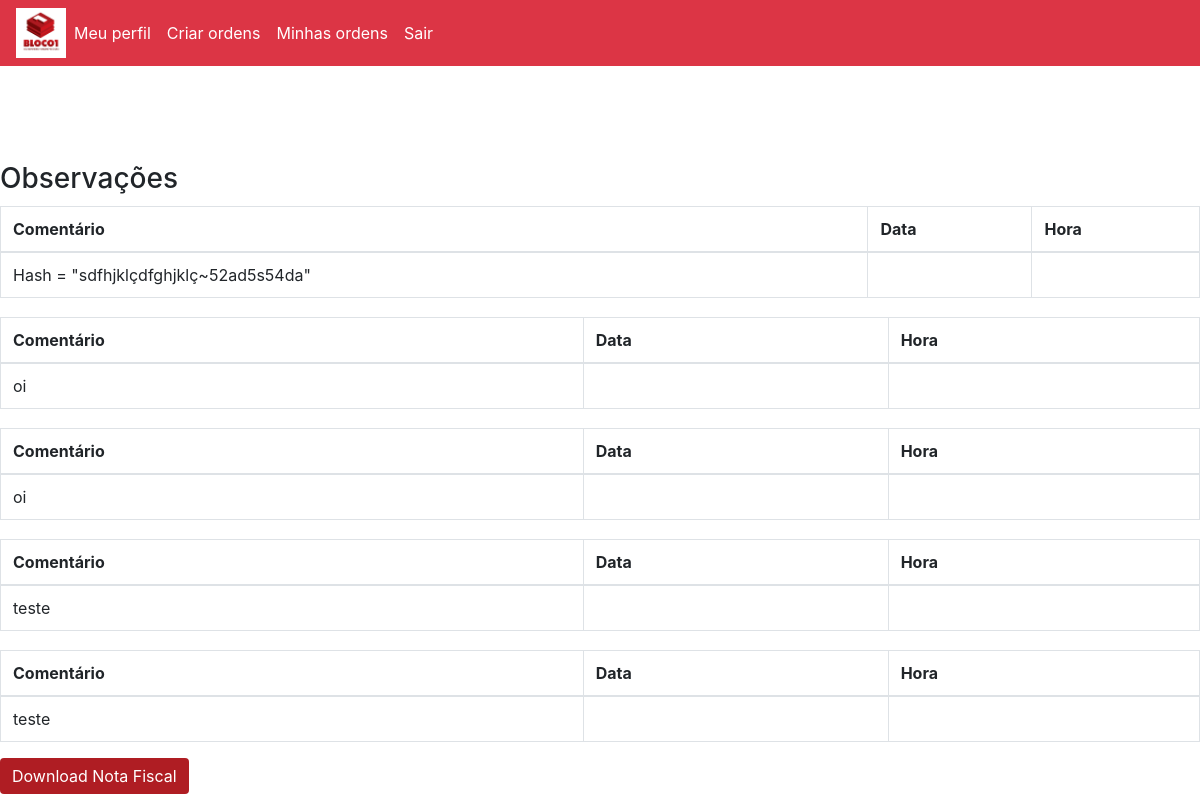
The app's page /adm/ordens.php (signed in) with its own data.
### tables this page shows
CREATE TABLE `comentarios` (
  `id` int(11) NOT NULL,
  `comentario` varchar(300) NOT NULL,
  `cod_ordens` varchar(20) NOT NULL,
  `data` varchar(30) NOT NULL,
  `hora` varchar(30) NOT NULL
);

### Telas/sessao.php (called while the page is built, shortened)
<?php
$nivel=$_SESSION['nivel'];
if($nivel == 2 || $nivel == 3){
    $nivel=$_SESSION['nivel'];
}else{
    $logado = $_SESSION['email'];
    $nivel=$_SESSION['nivel'];
}
?>

### adm/ordens.php (the view, shortened to what this page needs)
<head>
  <link rel="stylesheet" type="text/css" href="../style/style.css">
</head>
<?php
include "../Telas/sessao.php";
if ($nivel == 1) {
  include "../adm/menu.php";
} else {
  include "../Telas/menu.php";
}
include "../Back/conexao.php";
$cod_ordens = $_GET['cod'];
  ?>
<h3>Observações</h3>
<?php
$consulta = "select * from comentarios where cod_ordens = '$cod_ordens'";
$resultado = mysqli_query($link, $consulta);
if ($resultado == true) {
  while ($linha = mysqli_fetch_assoc($resultado)) {
    $comentario = $linha['comentario'];
    $data = $linha['data'];
    $hora = $linha['hora'];
    ?>
    <table class="table table-bordered">
      <thead>
        <tr>
          <th scope="col">Comentário</th>
          <th scope="col">Data</th>
          <th scope="col">Hora</th>
        </tr>
      </thead>
      <tbody>
        <tr>
          <div class='col-md-12'>
            <div class='row'>
              <td><?php echo $comentario ?></td>
            </div>
          </div>
          <div class='col-md-12'>
            <div class='row'>
              <td><?php echo $data ?></td>
            </div>
          </div>
          <div class='col-md-12'>
            <div class='row'>
              <td><?php echo $hora ?></td>
            </div>
          </div>
        <?php }
      ?>
      </tr>
    </tbody>
  </table>
  <?php
  if ($nivel == 1) { ?>
    <div class="row">
      <div class="col-md-6">
        <div class="form-group espaco-padrao">
          <form action="../adm/envia_nota.php" method="POST" name="form1" enctype="multipart/form-data">
            <div class="form-group">
              <b>
                <p id="message">Envie a Nota Fiscal</p>
              </b>
              <input type="hidden" id="cod" name="cod_ordem" value="<?php echo $cod_ordens; ?>" />
              <input type="file" id="file" name="file" onchange="updatepicture(this);" />
            </div>
        </div>
      </div>
    </div>
    <div class="row">
      <div class="col-md-12">
        <button type="submit" class="btn btn-primary" onclick="verificar_foto()">Enviar</button>
        <input type="button" class="btn btn-primary" value="Voltar" onClick="history.go(-1)">
      </div>
    </div>
    </form>
    <br><br>
  <?php
} else { ?>
    <a href="../adm/download_nota.php?cod_ordem= <?php echo $cod_ordens; ?> ">
      <button type="submit" class="btn btn-primary"> Download Nota Fiscal</button>
    </a>
  <?php
}
?>
<?php } else {
  echo "";
} ?>

### style/style.css (style rules this page uses)
.btn-primary { background-color:#AF1D23!important; border: 1px #AF1D23!important; }
.table { overflow: scroll!important; }

### records on screen
comentarios: comentario "Hash = \"sdfhjklçdfghjklç~52ad5s54da\""
comentarios: comentario "oi"
comentarios: comentario "oi"
comentarios: comentario "teste"
comentarios: comentario "teste"
